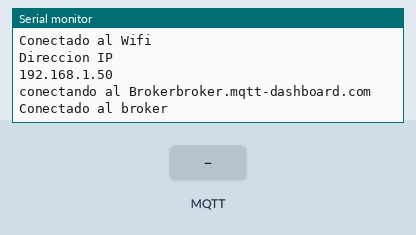
A sketch run on a simulated ESP8266 (Wemos D1 mini). On the bench: the last lines printed to the serial monitor. Inputs (shaded band) come from the test bench. WiFi joins after 1.5 s; servers stay silent unless stated; no MQTT or app messages arrive unless stated.

Above: at 2.7 s.
2.8 s: MQTT message "1" arrives on the first subscribed topic
At 3.2 s:
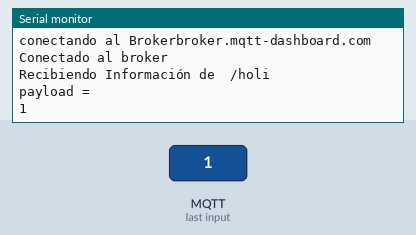
4.3 s: MQTT message "on" arrives on the first subscribed topic
At 5.5 s:
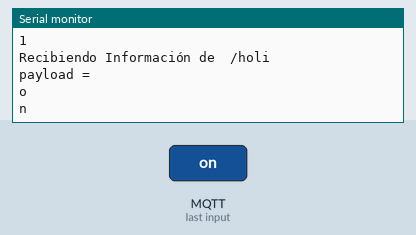
5.8 s: MQTT message "off" arrives on the first subscribed topic
At 6.6 s:
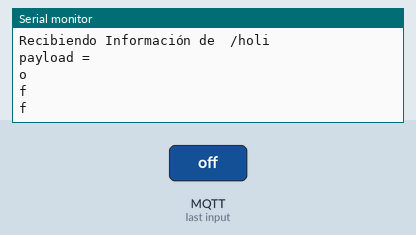

Measured:
- after the input at 2.8 s, the serial monitor: prints a new line at once (image 1)
- after the input at 4.3 s, the serial monitor: prints a new line at once (image 2)
- after the input at 5.8 s, the serial monitor: prints a new line at once (image 3)

The sketch:

SerialToMQTT.ino
```cpp
/*
   Colabroacion sistema de compost,

  ingenieria del envio de datos hacia broker.mqtt-dashboard.com
  utilizando el procolo de mqtt

  Yeffri J. Salazar
  Xibalba Hackerspace, Julio 2019


*/


#include <ESP8266WiFi.h>
#include <PubSubClient.h>


#define wifiSSID "Xibalba Hackerspace"
#define wifiPassword "IOT1234567"
#define broker "broker.mqtt-dashboard.com"
#define subscribeTopic "/holi"
#define updateTopic "/msg"
#define brokerPort 1883
#define clientID "prueba" // clientID to connect to the broker

int publishFails = 0;
String inputString = "";
boolean stringComplete = false;
WiFiClient wemosClient;
PubSubClient mqttClient(wemosClient);


boolean publishString(String topic, String data) {
  char tempTopic[topic.length()];
  topic.toCharArray(tempTopic, topic.length() + 1);
  char tempData[data.length()];
  data.toCharArray(tempData, data.length() + 1);
  return mqttClient.publish(tempTopic, tempData);
}


void callback(char* topic, byte* payload, unsigned int length) {
  Serial.print("Recibiendo Información de  ");
  Serial.println(topic);
  Serial.println("payload = ");
  for (int i = 0; i < length; i++) {
    Serial.println((char) payload[i]);
  }
}

void mqttReconnect() {
  while (mqttClient.connected() == false) {
    Serial.print("conectando al Broker");
    Serial.println(broker);
    if (mqttClient.connect(clientID)) {
      Serial.println("Conectado al broker");
      mqttClient.subscribe(subscribeTopic);
    } else {
      Serial.println("falla numero: ");
      Serial.println(mqttClient.state());
      Serial.println("Intentando Reconexion en 5 segundos");
    }
  }
}

void serialEvent() {
  while (Serial.available()) {
    // get the new byte:
    char inChar = (char)Serial.read();
    // add it to the inputString:
    inputString += inChar;
    // if the incoming character is a newline, set a flag so the main loop can
    // do something about it:
    if (inChar == '\n') {
      stringComplete = true;
    }
  }
}

boolean wifiConnect() {
  if (WiFi.status() != WL_CONNECTED) {
    return false;
  }
  Serial.println("Conectado al Wifi");
  Serial.println("Direccion IP");
  Serial.println(WiFi.localIP());
  return true;
}


void setup() {
  Serial.begin(115200);
  Serial.println("Conectando al WiFi");
  Serial.println(wifiSSID);
  WiFi.begin(wifiSSID, wifiPassword);
  while (wifiConnect() != true) {
    Serial.println(".");
    delay(500);
  }
  mqttClient.setServer(broker, brokerPort);
  mqttClient.setCallback(callback);
  // reserve 200 bytes for the inputString:
  inputString.reserve(200);
}

void loop() {
  serialEvent();
  if (mqttClient.connected() == false) {
    mqttReconnect();
  } else {
    mqttClient.loop();
    if (stringComplete) {
      Serial.println(inputString);
      // clear the string:
      publishString(updateTopic, inputString);
      inputString = "";
      stringComplete = false;
    }
  }
  if (publishFails > 200) {
    //reset or do something check the wifi
  }
}
```
